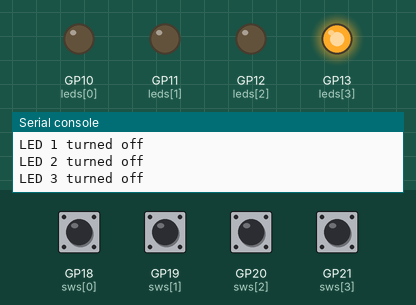
The program below on a simulated Raspberry Pi Pico running MicroPython. Parts: output pins drawn as LEDs (lit = HIGH), the last lines printed to the serial console. Inputs (shaded band) come from the test bench; at power-on: GP18 (sws[0]), GP19 (sws[1]), GP20 (sws[2]), GP21 (sws[3]) HIGH. WiFi joins after 1.5 s; the clock reads 2024-03-15 10:24:30 at power-on unless the program sets it; web requests get an empty 200 reply after 0.4 s.

Above: at 3.4 s.
3.5 s: GP18 (sws[0]) pulled LOW for 0.15 s
At 4.5 s:
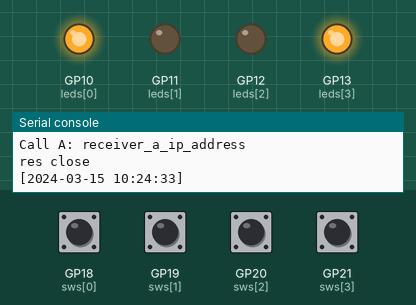
6.4 s: GP19 (sws[1]) pulled LOW for 0.15 s
At 6.7 s:
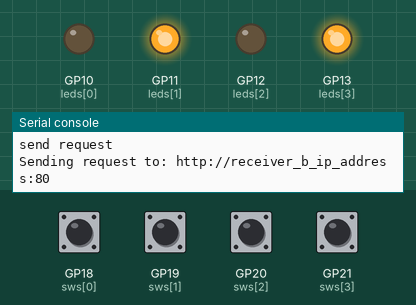
9.3 s: GP20 (sws[2]) pulled LOW for 0.15 s
At 10.2 s:
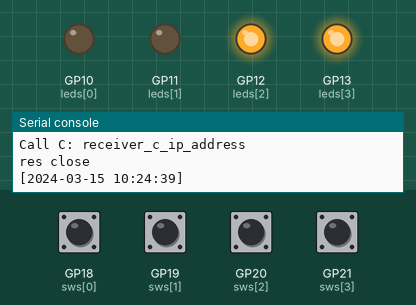
12.2 s: GP21 (sws[3]) pulled LOW for 0.15 s
At 13.6 s:
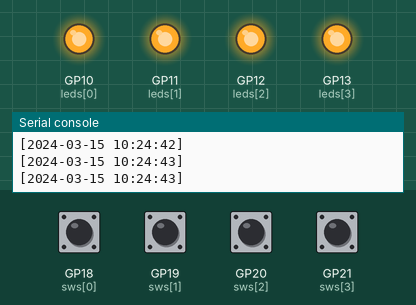
15.3 s: GP21 (sws[3]) pulled LOW for 1 s
At 17.63 s:
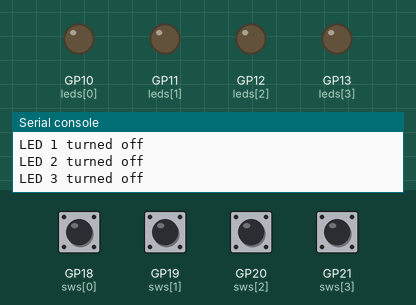
19.2 s: GP18 (sws[0]) driven LOW and GP19 (sws[1]) driven LOW
At 20.1 s:
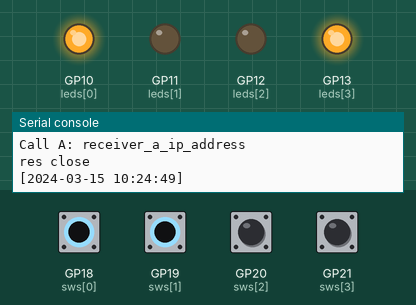
Timing chart, 0 to 21.7 s (numbered marks = the images above; inputs shaded):
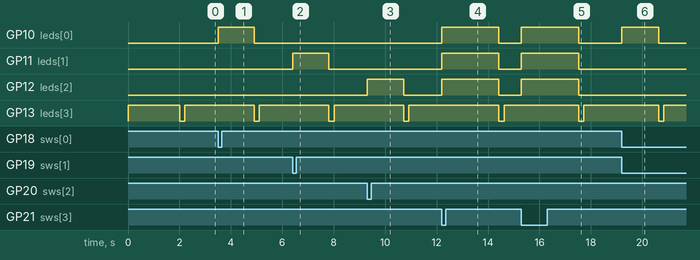

The program:

transmitter.py
```python
from machine import Pin
import utime
import urequests
import network


class WLANManager:
    def __init__(self, ssid, pw, ip_address, max_retries):
        print('WLANManager Initialize')
        self.ssid = ssid
        self.pw = pw
        self.ip_address = ip_address
        self.wlan = network.WLAN(network.STA_IF)
        self.max_retries = max_retries

    def connect(self):
        print('WLANManager connect')
        self.wlan.active(True)
        self.wlan.connect(self.ssid, self.pw)

        retries = 0
        while not self.wlan.isconnected():
            if retries >= self.max_retries:
                print(f'Failed to connect to Wi-Fi after {self.max_retries} attempts.')
                return False
            print(f'Attempting to connect... ({retries + 1}/{self.max_retries})')
            utime.sleep(1)
            retries += 1

        wlan_status = self.wlan.ifconfig()
        self.wlan.ifconfig((self.ip_address, wlan_status[1], wlan_status[2], wlan_status[3]))
        print('Connected!')
        print('--------network info--------')
        print(f'IP Address: {self.ip_address}')
        print(f'Netmask: {wlan_status[1]}')
        print(f'Default Gateway: {wlan_status[2]}')
        print(f'Name Server: {wlan_status[3]}')
        return True


class DataTransmission:
    def __init__(self, A_IP, B_IP, C_IP, leds, sws):
        self.A_IP = A_IP
        self.B_IP = B_IP
        self.C_IP = C_IP

        self.leds = leds
        self.sws = sws

        for sw in self.sws:
            sw.irq(trigger=Pin.IRQ_FALLING, handler=self.callback)

        self.reset()

    def send_request(self, current_sw):
        print(f'send request')

        TARGET_MAP = {
            0: ([self.A_IP], ['A']),
            1: ([self.B_IP], ['B']),
            2: ([self.C_IP], ['C']),
            3: ([self.A_IP, self.B_IP, self.C_IP], ['A', 'B', 'C'])
        }

        if current_sw not in TARGET_MAP:
            raise ValueError(f'[Error] Invalid switch value: {current_sw}')

        pico_w_ips, sendto = TARGET_MAP[current_sw]

        PICO_W_PORT = 80

        for i in range(len(pico_w_ips)):
            url = f'http://{pico_w_ips[i]}:{PICO_W_PORT}'
            res = None

            try:
                print(f'Sending request to: {url}')
                res = urequests.post(url)
                if res is None:
                    raise ValueError(f'[Error] No response received from {pico_w_ips[i]}')

                print(f'Call {sendto[i]}: {pico_w_ips[i]}')

                current_time = utime.localtime()
                formatted_time = (
                    f'{current_time[0]:04d}-{current_time[1]:02d}-{current_time[2]:02d} '
                    f'{current_time[3]:02d}:{current_time[4]:02d}:{current_time[5]:02d}'
                )

                self.responses.append(f'[{formatted_time}] {res.text}')

            except ValueError as ve:
                print(f'[ValueError] {ve}')
                self.responses.append(f'Call {sendto[i]} to {pico_w_ips[i]} failed: {ve}')

            except OSError as e:
                print(f'[OSError] Call {sendto[i]} to {pico_w_ips[i]} failed: {e}')
                self.responses.append(f'Call {sendto[i]} to {pico_w_ips[i]} failed: {e}')
                return

            finally:
                if res is not None and hasattr(res, 'close'):
                    print('res close')
                    res.close()

        for resp in self.responses:
            print(resp)

        self.transmission_complete_time = utime.ticks_ms()

    def reset(self):
        print(f'reset')
        self.responses = []
        self.current_sw = None
        self.last_pressed_time = 0
        self.transmission_complete_time = None

        for i, led in enumerate(self.leds):
            led.value(0)
            print(f'LED {i} turned off')

        utime.sleep(0.2)
        self.leds[3].value(1)

    def callback(self, pin):
        print(f'callback')
        current_time = utime.ticks_ms()

        if utime.ticks_diff(current_time, self.last_pressed_time) < 1000:
            print('Debounced')
            return

        self.last_pressed_time = current_time

        for i in range(3):
            if pin is self.sws[i]:
                self.leds[i].value(1)
                self.current_sw = i

        if pin is self.sws[3]:
            for i in range(3):
                self.leds[i].value(1)
            self.current_sw = 3

    def run(self):
        while True:
            utime.sleep(0.1)

            if self.current_sw is not None:
                self.send_request(self.current_sw)
                self.current_sw = None

            if self.transmission_complete_time is not None:
                elapsed_time = utime.ticks_diff(utime.ticks_ms(), self.transmission_complete_time)

                if elapsed_time >= 1000:
                    self.reset()
                    self.transmission_complete_time = None


def main():
    ################
    SSID = 'wifi_ssid'
    PW = 'wifi_pw'
    TRANSMITTER_IP = 'transmitter_ip_address'
    MAX_RETRIES = 10

    RECEIVER_A_IP = 'receiver_a_ip_address'
    RECEIVER_B_IP = 'receiver_b_ip_address'
    RECEIVER_C_IP = 'receiver_c_ip_address'

    LED_PIN_A = 10
    LED_PIN_B = 11
    LED_PIN_C = 12
    POWER_LED_PIN = 13

    SW_PIN_A = 18
    SW_PIN_B = 19
    SW_PIN_C = 20
    SW_PIN_ALL = 21
    ################

    leds = [Pin(LED_PIN_A, Pin.OUT), Pin(LED_PIN_B, Pin.OUT),
            Pin(LED_PIN_C, Pin.OUT), Pin(POWER_LED_PIN, Pin.OUT)]

    sws = [Pin(SW_PIN_A, Pin.IN, Pin.PULL_UP), Pin(SW_PIN_B, Pin.IN, Pin.PULL_UP),
           Pin(SW_PIN_C, Pin.IN, Pin.PULL_UP), Pin(SW_PIN_ALL, Pin.IN, Pin.PULL_UP)]

    leds[3].value(1)

    wlan_manager = WLANManager(SSID, PW, TRANSMITTER_IP, MAX_RETRIES)
    if not wlan_manager.connect():
        print('[Error] Wi-Fi connection failed. Exiting program.')
        return

    transmission = DataTransmission(RECEIVER_A_IP, RECEIVER_B_IP, RECEIVER_C_IP, leds, sws)
    transmission.run()


if __name__ == '__main__':
    main()
```

Measured:
- after the input at 3.5 s, GP10 (leds[0]): LOW → HIGH at once, → LOW 1.4 s later; GP13 (leds[3]): HIGH → LOW after 1.4 s, → HIGH 0.20 s later
- after the input at 6.4 s, GP11 (leds[1]): LOW → HIGH at once, → LOW 1.4 s later; GP13 (leds[3]): HIGH → LOW after 1.4 s, → HIGH 0.20 s later
- after the input at 9.3 s, GP12 (leds[2]): LOW → HIGH at once, → LOW 1.4 s later; GP13 (leds[3]): HIGH → LOW after 1.4 s, → HIGH 0.20 s later
- after the input at 12.2 s, GP10 (leds[0]), GP11 (leds[1]), GP12 (leds[2]): LOW → HIGH at once, → LOW 2.2 s later; GP13 (leds[3]): HIGH → LOW after 2.2 s, → HIGH 0.20 s later
- after the input at 15.3 s, GP10 (leds[0]), GP11 (leds[1]), GP12 (leds[2]): LOW → HIGH at once, → LOW 2.2 s later; GP13 (leds[3]): HIGH → LOW after 2.2 s, → HIGH 0.20 s later
- after the input at 19.2 s, GP10 (leds[0]): LOW → HIGH at once, → LOW 1.4 s later; GP13 (leds[3]): HIGH → LOW after 1.4 s, → HIGH 0.20 s later
